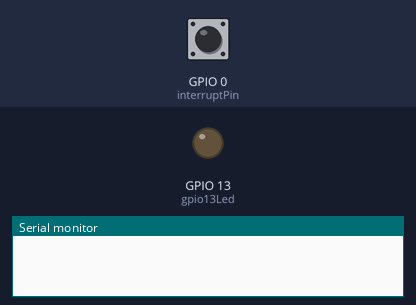
The sketch below on a simulated ESP8266 (NodeMCU). Shown: output pins drawn as LEDs (lit = HIGH), the last lines printed to the serial monitor. The inputs (shaded band) are chosen by the test bench; at power-on: GPIO 0 (interruptPin) HIGH.

Above: at 1.2 s.
1.3 s: GPIO 0 (interruptPin) pulled LOW for 0.15 s
At 2.6 s:
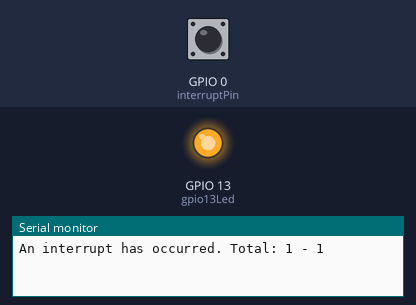
2.9 s: GPIO 0 (interruptPin) pulled LOW for 1 s
At 5.1 s:
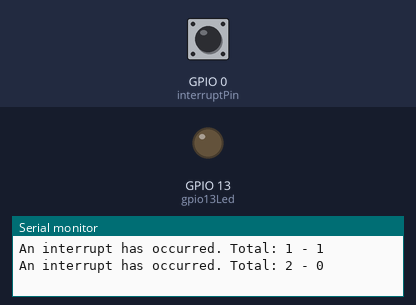
5.4 s: GPIO 0 (interruptPin) pulled LOW for 3.2 s
At 10.0 s:
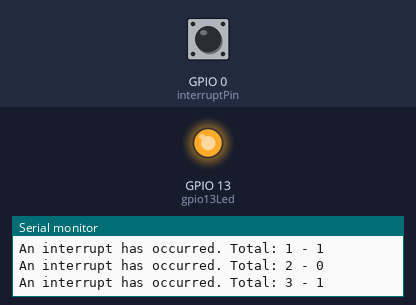
Timing chart, 0 to 11.5 s (numbered marks = the images above; inputs shaded):
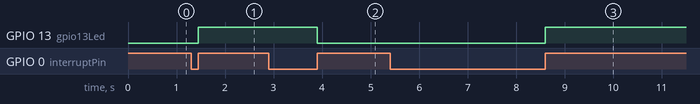

The sketch:

interupt_test.ino
```cpp
const byte interruptPin = 0;
volatile byte interruptCounter = 0;
int numberOfInterrupts = 0;

int gpio0Button  = 0;
int gpio13Led = 13;
int relayState = 0;
int buttonCnt = 0;

void setup() {

  pinMode(gpio0Button, INPUT);
  pinMode(gpio13Led, OUTPUT);

  Serial.begin(115200);
  pinMode(interruptPin, INPUT_PULLUP);
  attachInterrupt(digitalPinToInterrupt(interruptPin), handleInterrupt, RISING);
}

void handleInterrupt() {
  interruptCounter++;
  if (relayState == 1) {
    digitalWrite(gpio13Led, LOW);
//    Serial.println("setRelay: On");
    relayState = 0;
  } else {
    digitalWrite(gpio13Led, HIGH);
//    Serial.println("setRelay: Off");
    relayState = 1;
  }
}


void loop() {

  if(interruptCounter>0){

      interruptCounter--;
      numberOfInterrupts++;

      Serial.print("An interrupt has occurred. Total: ");
      Serial.print(numberOfInterrupts);
      Serial.print(" - ");
      Serial.println(relayState);
  }

    // Detect Sonoff button presses, short and long (~10 secs)
  if (digitalRead(gpio0Button) == LOW) {
    buttonCnt += 1;
    delay(100);
  } else {
    if (buttonCnt >= 40) {
      Serial.printf("Long button press (Cnt: %d) Enter setup mode\n",buttonCnt);
      // Blink led to indicate mode change
      for (int t=0; t<20; t++) {
        digitalWrite(gpio13Led, LOW);
        delay(100);
        digitalWrite(gpio13Led, HIGH);
        delay(100);
      }
      Serial.printf("Resetting wifi, please cycle power!");
    }
    buttonCnt = 0;
  }

}
```

Measured:
- after the input at 1.3 s, GPIO 13 (gpio13Led): LOW → HIGH after 0.15 s
- after the input at 2.9 s, GPIO 13 (gpio13Led): HIGH → LOW after 1.0 s
- after the input at 5.4 s, GPIO 13 (gpio13Led): LOW → HIGH after 3.2 s
